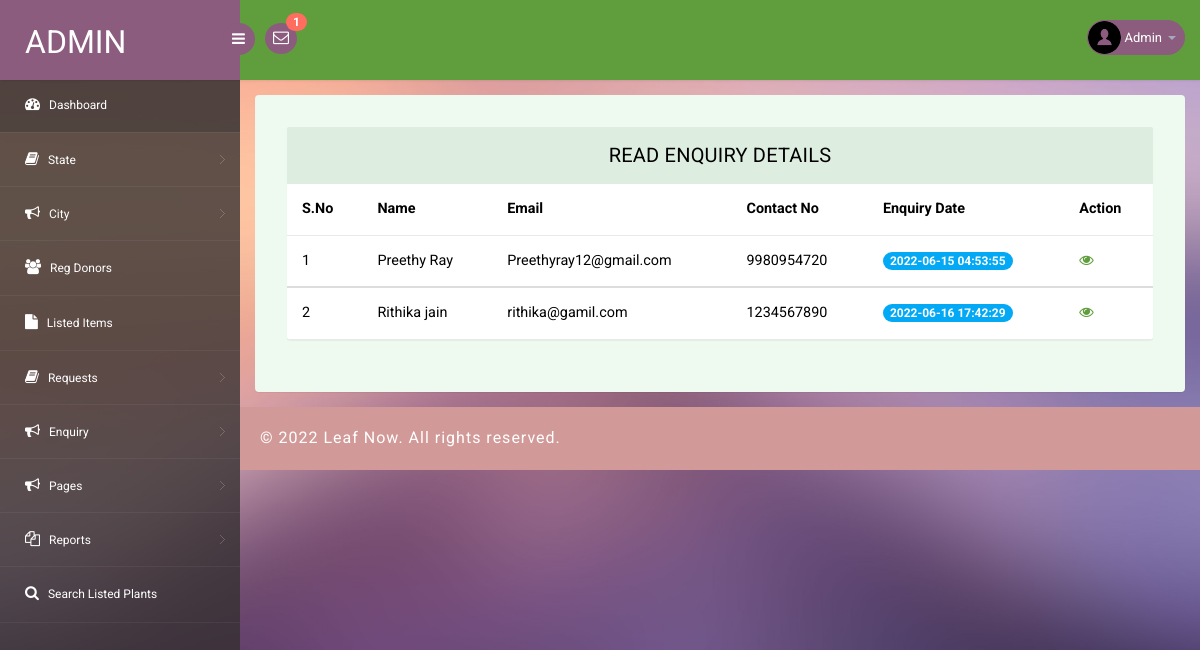
/fwms/admin/readenq.php (signed in), run on the app's committed database.
### tables this page shows
CREATE TABLE `tblcontact` (
  `ID` int(10) NOT NULL,
  `FirstName` varchar(200) DEFAULT NULL,
  `LastName` varchar(200) DEFAULT NULL,
  `Email` varchar(200) DEFAULT NULL,
  `Phone` bigint(10) DEFAULT NULL,
  `Message` mediumtext DEFAULT NULL,
  `EnquiryDate` timestamp NOT NULL DEFAULT current_timestamp(),
  `IsRead` int(5) DEFAULT NULL
);

### fwms/admin/readenq.php (the view, shortened to what this page needs)
<?php
include('includes/dbconnection.php');
if (strlen($_SESSION['pgasaid']==0)) {
  header('location:logout.php');
  } else{
?>
<!DOCTYPE html>
<head>
<link rel="stylesheet" href="css/bootstrap.min.css" >
<link href="css/style.css" rel='stylesheet' type='text/css' />
<link href="css/style-responsive.css" rel="stylesheet"/>
<link rel="stylesheet" href="css/font.css" type="text/css"/>
<link href="css/font-awesome.css" rel="stylesheet">
</head>
<body>
<section id="container">
<?php include_once('includes/header.php');?>
<?php include_once('includes/sidebar.php');?>
<section id="main-content">
	<section class="wrapper">
		<div class="table-agile-info">
 <div class="panel panel-default">
    <div class="panel-heading">
     Read Enquiry Details
    </div>
    <div>
      <table class="table" ui-jq="footable" ui-options='{
        "paging": {
          "enabled": true
        },
        "filtering": {
          "enabled": true
        },
        "sorting": {
          "enabled": true
        }}'>
        <thead>
         <tr>
                   <th>S.No</th>
                   <th>Name</th>
                    <th>Email</th>
                    <th>Contact No</th>
                    <th>Enquiry Date</th>
                     <th>Action</th>
                  </tr>
        </thead>
        <?php
$ret=mysqli_query($con,"select * from tblcontact where IsRead='1'");
$cnt=1;
while ($row=mysqli_fetch_array($ret)) {
?>
        <tbody>
          <tr class="gradeX">
                 <td><?php echo $cnt;?></td>
                  <td><?php  echo $row['FirstName'];?> <?php  echo $row['LastName'];?></td>
                                        <td><?php  echo $row['Email'];?></td>
                                        <td><?php  echo $row['Phone'];?></td>
                                        <td>
                                            <span class="badge badge-primary"><?php echo $row['EnquiryDate'];?></span>
                                        </td>
                                         <td><a href="view-enquiry.php?viewid=<?php echo $row['ID'];?>"><i class="fa fa-eye" aria-hidden="true"></i></a></td>
                </tr>
         <?php
$cnt++;
       } ?>
 </tbody>
            </table>
    </div>
  </div>
</div>
</section>
		 <?php include_once('includes/footer.php');?>
</section>
</section>
</body>
</html>
<?php }  ?>

### fwms/admin/includes/header.php (shortened to what this page needs)
<?php
include('includes/dbconnection.php');
?>
<header class="header fixed-top clearfix">
<div class="brand">
    <a href="dashboard.php" class="logo">
        Admin
    </a>
    <div class="sidebar-toggle-box">
        <div class="fa fa-bars"></div>
    </div>
</div>
<div class="nav notify-row" id="top_menu">
    <ul class="nav top-menu">
                <?php
$ret1=mysqli_query($con,"select tblplantrequests.id,fullName,requestNumber    from tblplantrequests
 join tblplant  on tblplant.ID=tblplantrequests.plantId
 where   (tblplantrequests.status is null || tblplantrequests.status='')");
$num=mysqli_num_rows($ret1);
?>
        <li id="header_inbox_bar" class="dropdown">
            <a data-toggle="dropdown" class="dropdown-toggle" href="#">
                <i class="fa fa-envelope-o"></i>
                <span class="badge bg-important"><?php echo $num;?></span>
            </a>
        </li>
    </ul>
</div>
<div class="top-nav clearfix">
    <ul class="nav pull-right top-menu">
        <li class="dropdown">
            <a data-toggle="dropdown" class="dropdown-toggle" href="#">
                <?php
$adid=$_SESSION['pgasaid'];
$ret=mysqli_query($con,"select AdminName from tbladmin where ID='$adid'");
$row=mysqli_fetch_array($ret);
$name=$row['AdminName'];
?>
                <img alt="" src="images/2.png">
                <span class="username"><?php echo $name; ?></span>
                <b class="caret"></b>
            </a>
        </li>
    </ul>
</div>
</header>

### fwms/admin/css/style.css (style rules this page uses)
ul, ol { margin: 0; }
html, body { font-family: 'Roboto', sans-serif; font-size: 100%; overflow-x: hidden; background: url(../images/bg.jpg) no-repeat 0px 0px; background-size: cover; }
body a { transition: 0.5s all ease; -webkit-transition: 0.5s all ease; -moz-transition: 0.5s all ease; -o-transition: 0.5s all ease; -ms-transition: 0.5s all ease; text-decoration: none; }
ul, label { margin: 0; padding: 0; }
#main-content { margin-left: 240px; -webkit-transition: all .3s ease-in-out; -moz-transition: all .3s ease-in-out; -o-transition: all .3s ease-in-out; transition: all .3s ease-in-out; }
.header { left: 0; right: 0; z-index: 1002; background: #609D3D; -webkit-transition: all .3s ease-in-out; -moz-transition: all .3s ease-in-out; -o-transition: all .3s ease-in-out; transition: all .3s ease-in-out; }
.fixed-top { position: fixed; box-shadow: 1px 0 3px rgba(0, 0, 0, .15); }
.wrapper { display: inline-block; margin-top: 80px; padding: 15px; width: 100%; }
.brand { background: #8b5c7e; float: left; width: 240px; height: 80px; position: relative; }
a.logo { font-size: 32px; color: #fff; float: left; margin: 20px 0 0 25px; text-transform: uppercase; }
#top_menu .nav>li, ul.top-menu>li { float: left; }
.notify-row { float: left; margin-top: 23px; margin-left: 25px; }
ul.top-menu { margin-right: 15px; margin-top: 0; }
ul.top-menu>li>a { color: #fff; font-size: 16px; background: #8b5c7e; padding: 4px 8px; margin-right: 15px; border-radius: 50%; -webkit-border-radius: 50%; padding-right: 8px !important; }
.notify-row .badge { position: absolute; right: -10px; top: -10px; z-index: 100; }
.top-nav { margin-top: 20px; }
.top-nav img { border-radius: 50%; -webkit-border-radius: 50%; width: 33px; }
.top-nav .username { font-size: 13px; color: #fff; }
.top-nav ul.top-menu>li>a { border-radius: 100px; -webkit-border-radius: 100px; padding: 0px; background: none; margin-right: 0; border: 1px solid #8b5c7e; background: #8b5c7e; }
.top-nav ul.top-menu>li { margin-left: 10px; }
.top-nav .nav .caret { border-bottom-color: #A4AABA; border-top-color: #A4AABA; }
.sidebar-toggle-box { float: left; margin-top: 23px; margin-left: -15px; background: #8b5c7e; border-radius: 50%; -webkit-border-radius: 50%; width: 32px; height: 32px; position: absolute; right: -15px; }
.sidebar-toggle-box .fa-bars { cursor: pointer; display: inline-block; font-size: 15px; padding: 8px 8px 8px 9px; color: #fff; }
.panel-heading { position: relative; height: 57px; line-height: 57px; letter-spacing: 0.2px; color: #000; font-size: 18px; font-weight: 400; padding: 0 16px; background: #ddede0; border-top-right-radius: 2px; border-top-left-radius: 2px; text-transform: uppercase; text-align: center; }
.panel { border: none ! important; }
.table>thead>tr>th { border-bottom: 1px solid #e1ab91 ! important; }
.table>tbody>tr>td, .table>tbody>tr>th, .table>tfoot>tr>td, .table>tfoot>tr>th, .table>thead>tr>td, .table>thead>tr>th { border-bottom: 1px solid #e9e9e9 ! important; }
.table>thead>tr>th, .table>tbody>tr>th, .table>tfoot>tr>th, .table>thead>tr>td, .table>tbody>tr>td, .table>tfoot>tr>td { border-top: none !important; }
.badge-primary { background-color: #03a9f4; }
.table td, .table>tbody>tr>td, .table>tbody>tr>th, .table>tfoot>tr>td, .table>tfoot>tr>th, .table>thead>tr>td, .table>thead>tr>th { padding: 15px !important; }
.table>thead>tr>th, .table>tbody>tr>th, .table>tfoot>tr>th, .table>thead>tr>td, .table>tbody>tr>td, .table>tfoot>tr>td { font-size: 0.9em; color: #000; border-top: none !important; }
.table-agile-info { background: #eef9f0; padding: 2em; border-radius: 4px; -webkit-box-shadow: 0 1px 1px rgba(0, 0, 0, .05); box-shadow: 0 1px 1px rgba(0, 0, 0, .05); }
.panel-default>.panel-heading { color: #000000 ! important; background-color: #ddede0 ! important; border-color: #ddede0 ! important; font-size: 20px; }
.badge.bg-important { background: #ff6c60; }

### data on the page
tblcontact: FirstName "Preethy", LastName "Ray", Email "Preethyray12@gmail.com", Phone "9980954720", EnquiryDate "2022-06-15 04:53:55"
tblcontact: FirstName "Rithika", LastName "jain", Email "rithika@gamil.com", Phone "1234567890", EnquiryDate "2022-06-16 17:42:29"

### other printed values
$num "1"
$name "Admin"
